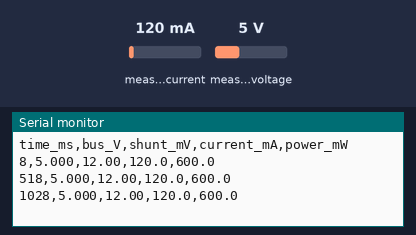
The sketch below on a simulated Arduino Uno, built with avr-gcc and run on an emulated ATmega328P. On the bench: the last lines printed to the serial monitor. Inputs (shaded band) come from the test bench; at power-on: measured current 120 mA, measured voltage 5 V.

Above: at 1.2 s.
1.3 s: measured current set to 40 mA
At 2.0 s:
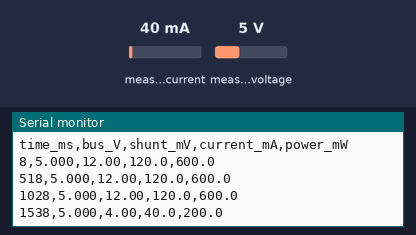
2.8 s: measured voltage set to 0.3 V
At 3.5 s:
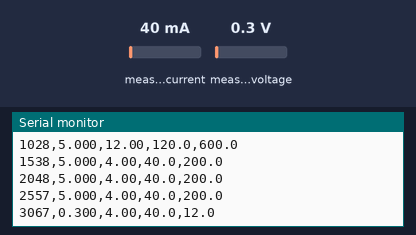
4.3 s: measured current set to 500 mA
At 5.0 s:
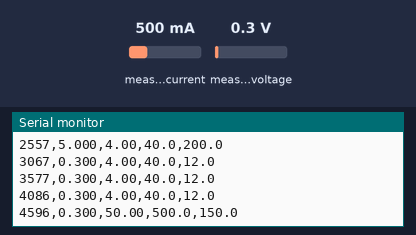
Timing chart, 0 to 7.3 s (numbered marks = the images above; inputs shaded):
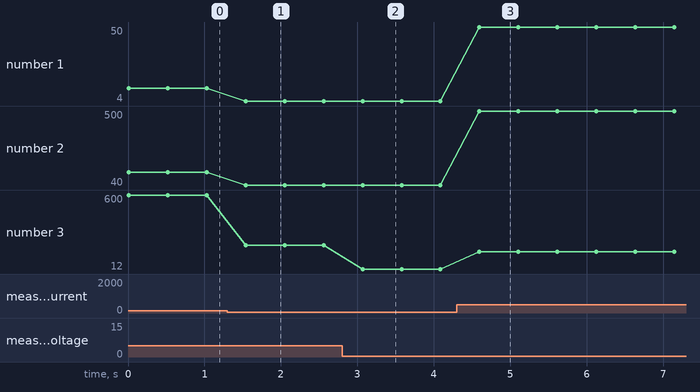

Measured:
- after the input at 1.3 s, the serial monitor: prints a new line after 0.24 s (image 1)
- after the input at 2.8 s, the serial monitor: prints a new line after 0.27 s (image 2)
- after the input at 4.3 s, the serial monitor: prints a new line after 0.30 s (image 3)
- plotted number 1: 12 → 4 after the input at 1.3 s, 4 → 50 after the input at 4.3 s
- plotted number 2: 120 → 40 after the input at 1.3 s, 40 → 500 after the input at 4.3 s
- plotted number 3: 600 → 200 after the input at 1.3 s, 12 → 150 after the input at 4.3 s

The sketch:

donguon.ino
```cpp
#include <Wire.h>
#include <Adafruit_INA219.h>

Adafruit_INA219 ina219; // địa chỉ mặc định 0x40

// Tùy chọn: nếu module của bạn có địa chỉ khác (A0/A1 hàn):
// Adafruit_INA219 ina219(0x41); // ví dụ

void setup() {
  Serial.begin(115200);
  while (!Serial) { ; }

  if (!ina219.begin()) {
    Serial.println(F("Không tìm thấy INA219. Kiểm tra dây/I2C địa chỉ!"));
    while (1) delay(10);
  }

  // Hiệu chuẩn cho dải 0–32V, ~2A (mặc định shunt 0.1Ω, gain phù hợp nhiều module)
  ina219.setCalibration_32V_2A();
  // Nếu cần dải thấp hơn, độ phân giải tốt hơn:
  // ina219.setCalibration_16V_400mA();

  Serial.println(F("time_ms,bus_V,shunt_mV,current_mA,power_mW"));
}

void loop() {
  float busVoltage_V   = ina219.getBusVoltage_V();    // điện áp sau shunt (V nguồn)
  float shuntVoltage_mV= ina219.getShuntVoltage_mV(); // sụt áp trên shunt
  float current_mA     = ina219.getCurrent_mA();      // dòng ước tính
  float power_mW       = ina219.getPower_mW();        // công suất ước tính

  // In dạng CSV cho dễ log/plot
  Serial.print(millis());
  Serial.print(',');
  Serial.print(busVoltage_V, 3);
  Serial.print(',');
  Serial.print(shuntVoltage_mV, 2);
  Serial.print(',');
  Serial.print(current_mA, 1);
  Serial.print(',');
  Serial.println(power_mW, 1);

  delay(500);
}
```
